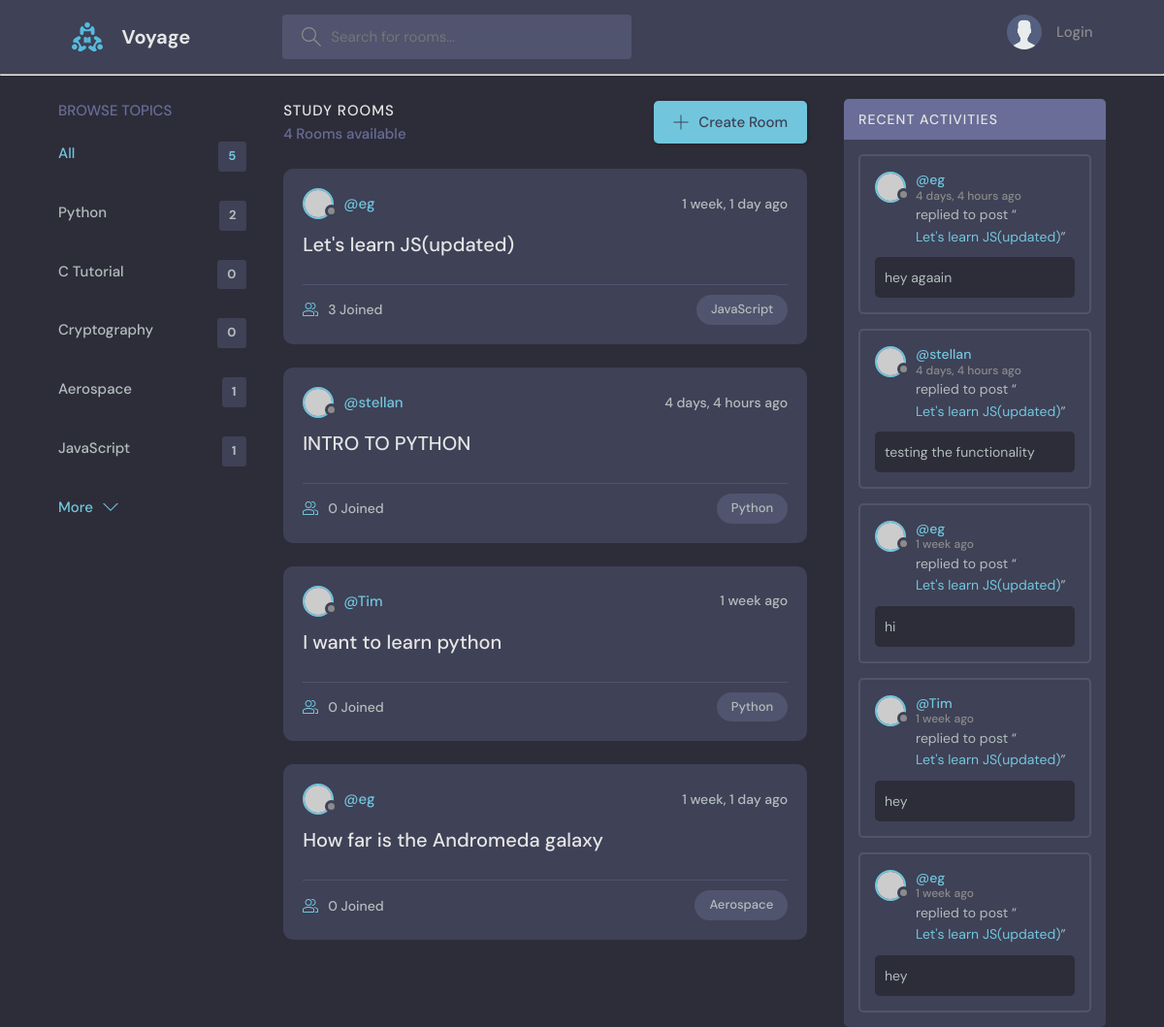
The app's page /, older data.
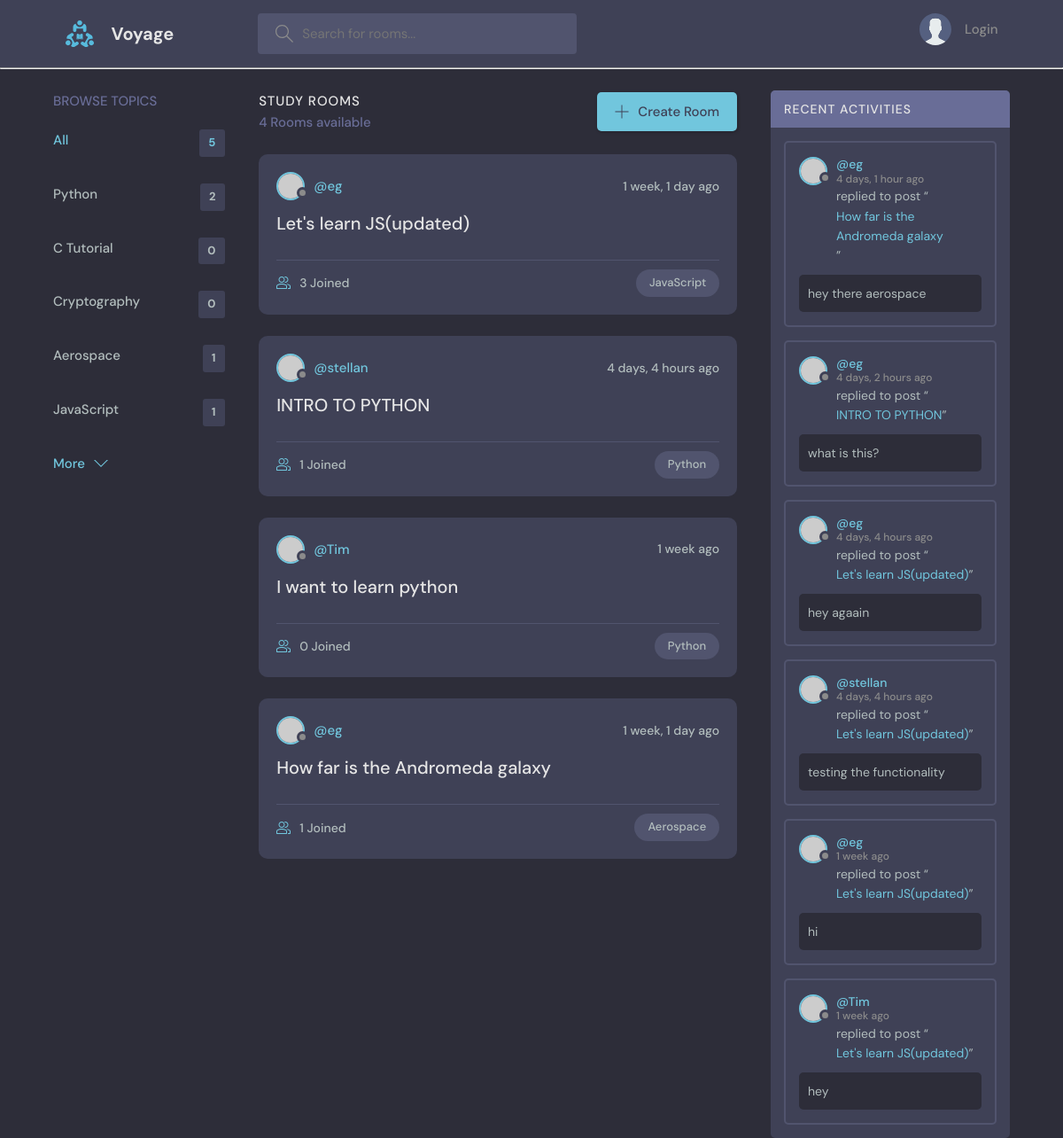
The same page, newer data.
### foot/models.py (models this page shows, shortened)
class Topic(models.Model):
    name = models.CharField(max_length=50)

class Room (models.Model):
    host = models.ForeignKey(User, on_delete=models.SET_NULL, null=True)
    topic = models.ForeignKey(Topic, on_delete=models.SET_NULL, null=True)
    name = models.CharField(max_length=200)
    description = models.TextField(null=True, blank=True)
    participants = models.ManyToManyField(User, related_name='participants', blank=True)
    updated = models.DateTimeField(auto_now=True)
    created = models.DateTimeField(auto_now_add=True)
    class Meta:
        ordering = ['-updated', '-created']
    def __str__(self):
        return self.name

class Message(models.Model):
    user = models.ForeignKey(User, on_delete=models.CASCADE)
    room = models.ForeignKey(Room, on_delete=models.CASCADE)
    body = models.CharField()
    updated = models.DateTimeField(auto_now=True)
    created = models.DateTimeField(auto_now_add=True)
    class Meta:
            ordering = ['-updated', '-created']
    def __str__(self):
        return self.body[0:50]

### foot/views.py (the view)
# urls.py: path('', views.Home, name="home" ),
def Home(request):
    q = request.GET.get('q') if request.GET.get('q') != None else ''
    rooms = Room.objects.filter(
        Q(topic__name__icontains = q) |
        Q(name__icontains=q) |
        Q(description__icontains=q)
    )
    topics = Topic.objects.all()
    room_count = rooms.count()
    room_messages = Message.objects.filter(Q(room__topic__name__icontains=q))
    context = {'rooms':rooms, 'topics':topics, 'room_count':room_count,
               'room_messages':room_messages}
    return render(request, 'foot/home.html', context)

### foot/templates/foot/home.html (shortened to what this page needs)
{% extends 'main.html' %}
{% block content%}
    <main class="layout layout--3">
      <div class="container">
          {% include 'foot/topics_component.html' %}
        <div class="roomList">
      <div class="roomList__header">
        <div>
          <h2>Study Rooms</h2>
          <p>{{room_count}} Rooms available</p>
        </div>
        <a class="btn btn--main" href="{% url 'create-room' %}">
          <svg version="1.1" xmlns="http://www.w3.org/2000/svg" width="32" height="32" viewBox="0 0 32 32">
            <title>add</title>
            <path
              d="M16.943 0.943h-1.885v14.115h-14.115v1.885h14.115v14.115h1.885v-14.115h14.115v-1.885h-14.115v-14.115z">
            </path>
          </svg>
          Create Room
        </a>
      </div>
      {% include 'foot/feed_component.html' %}
        </div>
        {% include 'foot/activity_component.html'%}
      </div>
    </main>
{% endblock%}

### foot/templates/foot/topics_component.html
  <div class="topics">
          <div class="topics__header">
            <h2>Browse Topics</h2>
          </div>
          <ul class="topics__list">
            <li>
              <a href="{% url 'home' %}" class="active">All <span>{{topics.count}}</span></a>
            </li>
                 {% for topic in topics %}
            <li>
              <a href="{% url 'home' %}?q={{ topic.name }}">{{topic.name}} <span>{{topic.room_set.all.count}}</span></a>
            </li>
{% endfor %}
          </ul>
          <a class="btn btn--link" href="topics.html">
            More
            <svg version="1.1" xmlns="http://www.w3.org/2000/svg" width="32" height="32" viewBox="0 0 32 32">
              <title>chevron-down</title>
              <path d="M16 21l-13-13h-3l16 16 16-16h-3l-13 13z"></path>
            </svg>
          </a>
        </div>

### foot/templates/foot/feed_component.html (shortened to what this page needs)
{% for room in rooms %}
  <div class="roomListRoom">
    <div class="roomListRoom__header">
      <a href="{% url 'user-profile' room.host.id %}" class="roomListRoom__author">
        <div class="avatar avatar--small">
          <img src="https://randomuser.me/api/portraits/women/11.jpg" />
        </div>
        <span>@{{ room.host.username }}</span>
      </a>
      <div class="roomListRoom__actions">
        <span>{{ room.created|timesince }} ago</span>
      </div>
    </div>
    <div class="roomListRoom__content">
      <a href="{% url 'room' room.id %}">{{ room.name }}</a>
    </div>
    <div class="roomListRoom__meta">
      <a href="{% url 'room' room.id %}" class="roomListRoom__joined">
        {{ room.participants.all.count }} Joined
      </a>
      <p class="roomListRoom__topic">{{ room.topic.name }}</p>
    </div>
  </div>
{% endfor %}

### foot/templates/foot/activity_component.html (shortened to what this page needs)
 <div class="activities">
          <div class="activities__header">
            <h2>Recent Activities</h2>
          </div>
          {% for message in room_messages %}
          <div class="activities__box">
            <div class="activities__boxHeader roomListRoom__header">
              <a href="{% url 'user-profile' message.user.id %}" class="roomListRoom__author">
                <div class="avatar avatar--small">
                  <img src="https://randomuser.me/api/portraits/women/11.jpg" />
                </div>
                <p>
                  @{{ message.user }}
                  <span>{{ message.created|timesince }} ago</span>
                </p>
              </a>
            </div>
            <div class="activities__boxContent">
              <p>replied to post “<a href="{% url 'room' message.room.id %}">{{message.room}}</a>”</p>
              <div class="activities__boxRoomContent">
               {{ message }}
              </div>
            </div>
          </div>
         {% endfor %}
        </div>

Row changes from the older to the newer data that the page shows:
removed Message: user "eg", created "1 week", room "Let's learn JS(updated)", body "hey"
computed for Room "INTRO TO PYTHON": participants.all.count "0" → "1"
computed for Room "How far is the Andromeda galaxy": participants.all.count "0" → "1"
added Message: user "eg", created "4 days, 1 hour", room "How far is the Andromeda galaxy", body "hey there aerospace"
added Message: user "eg", created "4 days, 2 hours", room "INTRO TO PYTHON", body "what is this?"
